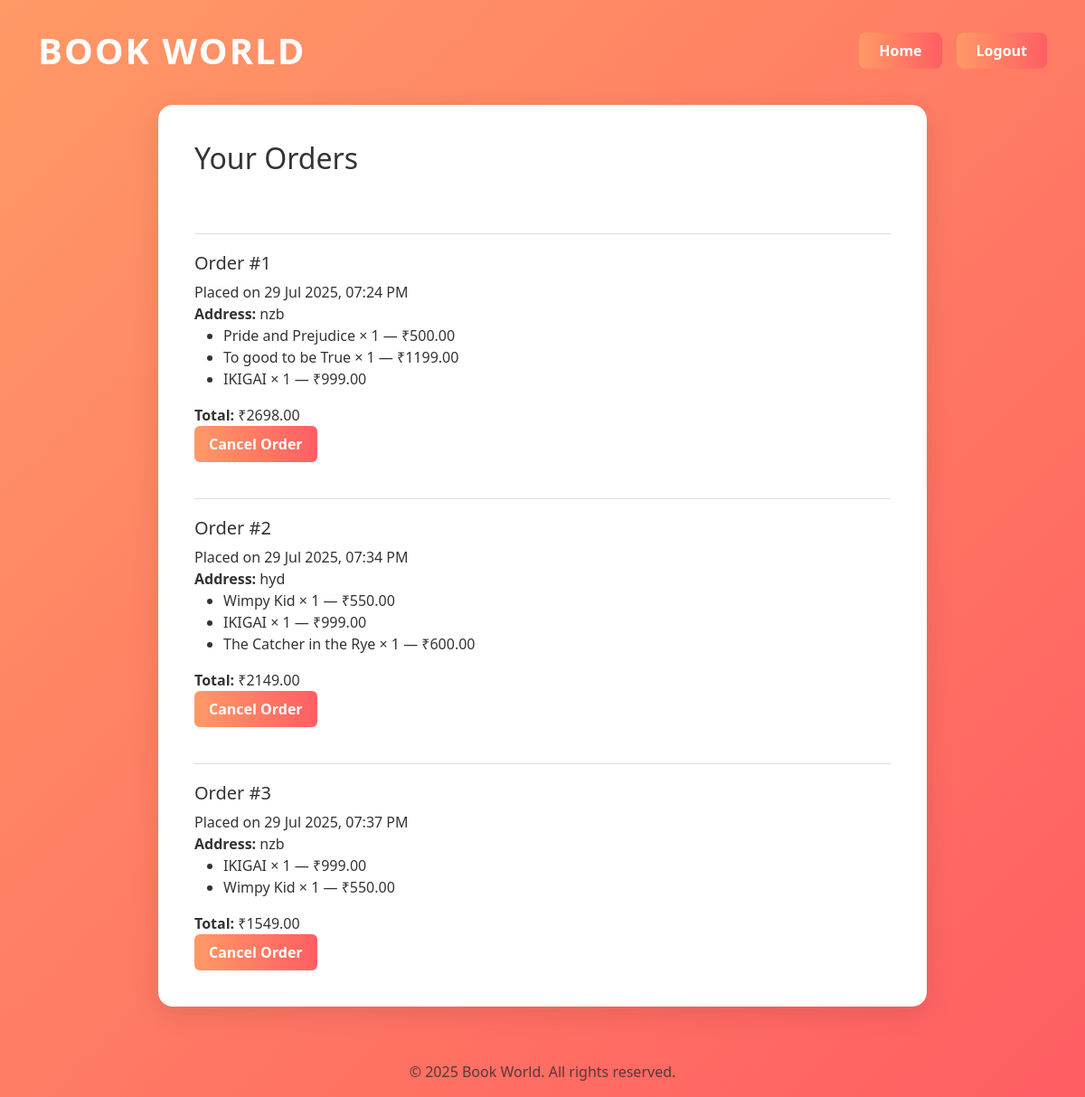
/orders (signed in), run on the app's committed database.
### books/models.py (models this page shows, shortened)
class Order(models.Model):
    user = models.ForeignKey(User, on_delete=models.CASCADE)
    order_number = models.PositiveIntegerField()  # New field
    address = models.TextField()
    phone = models.CharField(max_length=15)
    email = models.EmailField()
    created_at = models.DateTimeField(auto_now_add=True)

class OrderItem(models.Model):
    order = models.ForeignKey(Order, related_name='items', on_delete=models.CASCADE)
    book = models.ForeignKey('Book', on_delete=models.CASCADE)
    quantity = models.PositiveIntegerField()
    price = models.DecimalField(max_digits=10, decimal_places=2)

class Book(models.Model):
    title=models.CharField(max_length=25)
    author=models.CharField(max_length=20)
    description=models.TextField()
    price=models.DecimalField(max_digits=6,decimal_places=2)
    stock=models.PositiveBigIntegerField(blank=True)
    cover_image=models.URLField(blank=True)

### books/views.py (the view)
# urls.py: path('orders', views.orders_view,name="orders"),
@login_required
def orders_view(request):
    orders = Order.objects.filter(user=request.user).order_by('-created_at')
    orders = Order.objects.filter(user=request.user).prefetch_related('items__book')
    for order in orders:
        order.total = sum(item.quantity * item.price for item in order.items.all())
    return render(request, 'orders.html', {'orders': orders})

### books/templates/orders.html (shortened to what this page needs)
<!DOCTYPE html>
<html lang="en">
<head>
    <link href="https://cdn.jsdelivr.net/npm/bootstrap@5.3.0/dist/css/bootstrap.min.css" rel="stylesheet">
</head>
<body>
<div class="container">
    <div class="header-bar">
        <h1 class="header">BOOK WORLD</h1>
        <div class="header-btns">
            <a href="{% url 'home' %}" class="btn btn-header">Home</a>
            <a href="{% url 'logout' %}" class="btn btn-header">Logout</a>
        </div>
    </div>
    <div class="orders-container">
        <h2 class="mb-4">Your Orders</h2>
        {% if orders %}
            {% for order in orders %}
            <div class="order-block" style="padding: 20px 0; border-bottom: 1px solid #ddd; margin-bottom: 20px;"></div>
                <div class="order-block">
                    <div class="order-header">
                        <h5>Order #{{ order.order_number }}</h5>
                        <div>
                            Placed on {{ order.created_at|date:"d M Y, h:i A" }}<br>
                            <strong>Address:</strong> {{ order.address }}
                        </div>
                    </div>
                    <ul class="order-items">
                        {% for item in order.items.all %}
                            <li>{{ item.book.title }} × {{ item.quantity }} — ₹{{ item.price|floatformat:2 }}</li>
                        {% endfor %}
                    </ul>
                    <div class="total-cancel">
                        <div>
                            <strong>Total:</strong>
                            ₹{{ order.total }}
                        </div>
                        <form method="post" action="{% url 'cancel_order' order.id %}">
                            <button type="submit" class="btn-cancel">Cancel Order</button>
                        </form>
                    </div>
                </div>
            {% endfor %}
        {% else %}
            <p>You haven’t placed any orders yet.</p>
        {% endif %}
    </div>
    <div class="footer">
        <p class="text-center text-muted">© 2025 Book World. All rights reserved.</p>        </div>
    </div>
</body>
</html>

### books/templates/orders.html (style rules this page uses)
body { background: linear-gradient(135deg, #ff9966 0%, #ff5e62 100%); min-height: 100vh; color: #fff; }
.header-bar { display: flex; justify-content: space-between; align-items: center; margin-top: 32px; margin-bottom: 36px; }
.header { font-weight: 700; color: #ffffff; letter-spacing: 2px; margin: 0; }
.header-btns { display: flex; gap: 16px; }
.btn-header { background: linear-gradient(90deg, #ff9966 0%, #ff5e62 100%); color: #fff; font-weight: 600; border: none; border-radius: 8px; padding: 8px 22px; text-decoration: none; }
.orders-container { background: #fff; border-radius: 16px; padding: 40px; color: #333; max-width: 850px; margin: 0 auto; box-shadow: 0 8px 32px rgba(0, 0, 0, 0.1); }
.footer { margin-top: 60px; }
.btn-cancel { background: linear-gradient(90deg, #ff9966 0%, #ff5e62 100%); color: white; border: none; padding: 8px 16px; font-weight: bold; border-radius: 6px; cursor: pointer; transition: background 0.3s; }

### data on the page
Order: order_number "1", created_at "29 Jul 2025, 07:24 PM", address "nzb", total "2698.00"
OrderItem: book "Pride and Prejudice", quantity "1", price "500.00"
OrderItem: book "To good to be True", quantity "1", price "1199.00"
OrderItem: book "IKIGAI", quantity "1", price "999.00"
Order: order_number "2", created_at "29 Jul 2025, 07:34 PM", address "hyd", total "2149.00"
OrderItem: book "Wimpy Kid", quantity "1", price "550.00"
OrderItem: book "IKIGAI", quantity "1", price "999.00"
OrderItem: book "The Catcher in the Rye", quantity "1", price "600.00"
Order: order_number "3", created_at "29 Jul 2025, 07:37 PM", address "nzb", total "1549.00"
OrderItem: book "IKIGAI", quantity "1", price "999.00"
OrderItem: book "Wimpy Kid", quantity "1", price "550.00"
